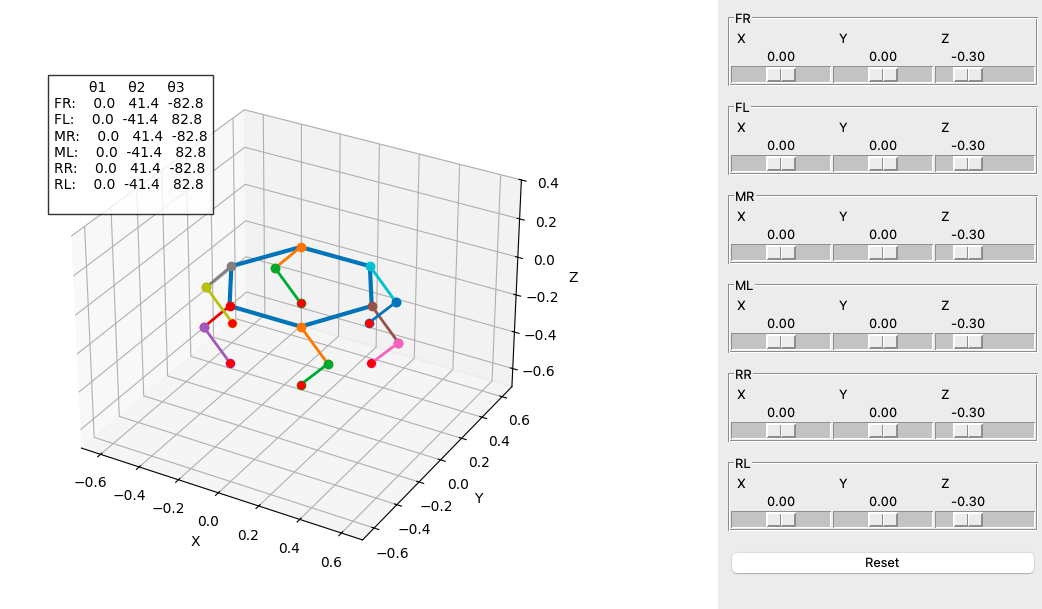

The Python source for this figure:
import matplotlib

matplotlib.use('TkAgg')

import numpy as np
import matplotlib.pyplot as plt
import tkinter as tk
from matplotlib.backends.backend_tkagg import FigureCanvasTkAgg

# -----------------------------
# Robot parameters
# -----------------------------
L1, L2 = 0.2, 0.2

# Workspace limits
limits = {
    "x": (-0.3, 0.3),
    "y": (-0.3, 0.3),
    "z": (-0.4, 0.0)
}

# -----------------------------
# HEXAPOD LEGS (IK INPUTS)
# -----------------------------
legs = {
    "FR": [0.0, 0.0, -0.3],
    "FL": [0.0, 0.0, -0.3],
    "MR": [0.0, 0.0, -0.3],
    "ML": [0.0, 0.0, -0.3],
    "RR": [0.0, 0.0, -0.3],
    "RL": [0.0, 0.0, -0.3]
}

defaults = {k: v[:] for k, v in legs.items()}

# -----------------------------
# HEXAGON BODY
# -----------------------------
hex_radius = 0.35
angles = np.deg2rad([0, 60, 120, 180, 240, 300])

body = np.array([
                    [hex_radius * np.cos(a), hex_radius * np.sin(a), 0]
                    for a in angles
                ] + [[hex_radius * np.cos(angles[0]), hex_radius * np.sin(angles[0]), 0]])

base_pos = {
    "FR": body[5],
    "FL": body[4],
    "ML": body[3],
    "MR": body[0],
    "RL": body[2],
    "RR": body[1]
}


# -----------------------------
# IK 
# -----------------------------
def ik(x, y, z, flip_elbow=False):
    t1 = np.arctan2(y, -z)

    R = np.sqrt(y ** 2 + z ** 2)
    R = max(R, 1e-6)

    D = x ** 2 + R ** 2
    cos_t3 = (D - L1 ** 2 - L2 ** 2) / (2 * L1 * L2)
    cos_t3 = np.clip(cos_t3, -1.0, 1.0)

    # Standard t3 is Elbow Down
    t3 = np.arccos(cos_t3)

    # If flip_elbow is True (for right legs), make it Elbow Up
    if flip_elbow:
        t3 = -t3

    alpha = np.arctan2(x, R)
    beta = np.arctan2(L2 * np.sin(t3), L1 + L2 * np.cos(t3))

    t2 = alpha - beta

    return t1, t2, t3


# -----------------------------
# FK 
# -----------------------------
def fk(t1, t2, t3):
    X = L1 * np.sin(t2) + L2 * np.sin(t2 + t3)
    R = L1 * np.cos(t2) + L2 * np.cos(t2 + t3)
    Y = R * np.sin(t1)
    Z = -R * np.cos(t1)
    return np.array([X, Y, Z])


# -----------------------------
# Plot
# -----------------------------
fig = plt.figure(figsize=(8, 6))
ax = fig.add_subplot(111, projection='3d')


def draw():
    ax.clear()

    # Draw body
    ax.plot(body[:, 0], body[:, 1], body[:, 2], linewidth=3)

    angles_dict = {}

    for leg, (x, y, z) in legs.items():
        base = base_pos[leg]

        # Logic: Right legs (FR, MR, RR) = Elbow Up (flip_elbow=True)
        # Left legs (FL, ML, RL) = Elbow Down (flip_elbow=False)
        is_right = leg in ["FR", "MR", "RR"]

        # IK call with the specific elbow toggle
        t1, t2, t3 = ik(x, y, z, flip_elbow=is_right)
        angles_dict[leg] = np.degrees([t1, t2, t3])

        # Knee
        knee = base + np.array([
            L1 * np.sin(t2),
            L1 * np.cos(t2) * np.sin(t1),
            -L1 * np.cos(t2) * np.cos(t1)
        ])

        # Foot
        foot = base + fk(t1, t2, t3)

        # Draw leg segments
        ax.plot([base[0], knee[0]], [base[1], knee[1]], [base[2], knee[2]],
                marker='o', linewidth=2)
        ax.plot([knee[0], foot[0]], [knee[1], foot[1]], [knee[2], foot[2]],
                marker='o', linewidth=2)

        # Target point
        ax.scatter(base[0] + x, base[1] + y, base[2] + z, s=25, color='red')

    # -----------------------------
    # INFO BOX
    # -----------------------------
    info_text = "        θ1     θ2     θ3\n"
    for leg in ["FR", "FL", "MR", "ML", "RR", "RL"]:
        t1, t2, t3 = angles_dict[leg]
        info_text += f"{leg}: {t1:6.1f} {t2:6.1f} {t3:6.1f}\n"

    ax.text2D(
        0.02, 0.98,
        info_text,
        transform=ax.transAxes,
        fontsize=10,
        verticalalignment='top',
        bbox=dict(facecolor='white', alpha=0.8)
    )

    ax.set_xlim([-0.7, 0.7])
    ax.set_ylim([-0.7, 0.7])
    ax.set_zlim([-0.7, 0.4])
    ax.set_xlabel("X")
    ax.set_ylabel("Y")
    ax.set_zlabel("Z")


# -----------------------------
# Tkinter UI
# -----------------------------
root = tk.Tk()
root.title("Hexapod IK Simulator (L-Down, R-Up)")
root.geometry("1200x650")

canvas = FigureCanvasTkAgg(fig, master=root)
canvas.get_tk_widget().pack(side=tk.LEFT, fill=tk.BOTH, expand=True)

control = tk.Frame(root)
control.pack(side=tk.RIGHT, fill=tk.Y, padx=10, pady=10)


# -----------------------------
# Update
# -----------------------------
def update(leg, i, val):
    legs[leg][i] = float(val)
    draw()
    canvas.draw_idle()


sliders = []

for leg in legs:
    f = tk.LabelFrame(control, text=leg)
    f.pack(fill="x", pady=6)

    for i, name in enumerate(["X", "Y", "Z"]):
        s = tk.Scale(
            f,
            from_=limits[name.lower()][0],
            to=limits[name.lower()][1],
            resolution=0.01,
            orient=tk.HORIZONTAL,
            label=name,
            command=lambda v, l=leg, j=i: update(l, j, v)
        )
        s.set(legs[leg][i])
        s.pack(side="left", expand=True, fill="x")

        sliders.append((s, leg, i))


# -----------------------------
# Reset
# -----------------------------
def reset():
    for l in legs:
        legs[l] = defaults[l][:]
    for s, l, i in sliders:
        s.set(legs[l][i])
    draw()
    canvas.draw()


tk.Button(control, text="Reset", command=reset).pack(fill="x", pady=10)

# -----------------------------
draw()
canvas.draw()
root.mainloop()
